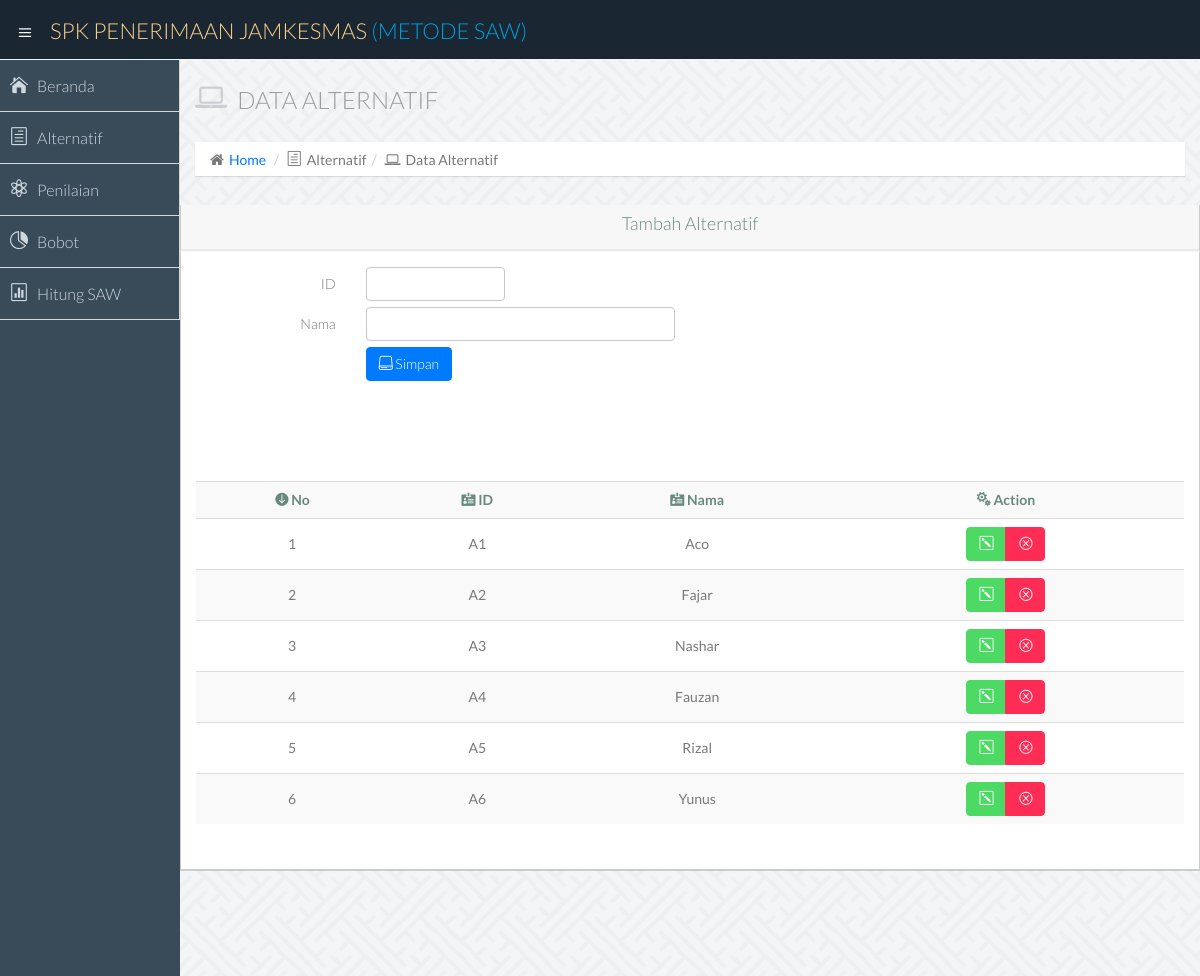
Page /kriteria.php on the committed database.
### tables this page shows
CREATE TABLE `tb_alternatif` (
  `id_alternatif` varchar(20) NOT NULL,
  `nama` varchar(35) NOT NULL
);

### kriteria.php (the view, shortened to what this page needs)
<!DOCTYPE html>
<html lang="en">
<?php
include 'koneksi.php';
?>
  <head>
    <link href="css/bootstrap.min.css" rel="stylesheet">
    <link href="css/bootstrap-theme.css" rel="stylesheet">
    <link href="css/ane.css" rel="stylesheet">
    <link href="css/elegant-icons-style.css" rel="stylesheet" />
    <link href="css/font-awesome.min.css" rel="stylesheet" />
    <link href="assets/fullcalendar/fullcalendar/bootstrap-fullcalendar.css" rel="stylesheet" />
	<link href="assets/fullcalendar/fullcalendar/fullcalendar.css" rel="stylesheet" />
    <link href="assets/jquery-easy-pie-chart/jquery.easy-pie-chart.css" rel="stylesheet" type="text/css" media="screen"/>
    <link rel="stylesheet" href="css/owl.carousel.css" type="text/css">
	<link href="css/jquery-jvectormap-1.2.2.css" rel="stylesheet">
	<link rel="stylesheet" href="css/fullcalendar.css">
	<link href="css/widgets.css" rel="stylesheet">
    <link href="css/style.css" rel="stylesheet">
    <link href="css/style-responsive.css" rel="stylesheet" />
	<link href="css/xcharts.min.css" rel=" stylesheet">
	<link href="css/jquery-ui-1.10.4.min.css" rel="stylesheet">
  </head>
  <body style="background-image: url(img/bgbg.png);">
  <section id="container" class="">
      <header class="header dark-bg">
            <div class="toggle-nav">
                <div class="icon-reorder tooltips" data-original-title="Toggle Navigation" data-placement="bottom"><i class="icon_menu"></i></div>
            </div>
            <a href="index.php" class="logo">SPK PENERIMAAN JAMKESMAS <span class="lite">(METODE SAW)</span></a>
      </header>
      <aside>
          <div id="sidebar"  class="nav-collapse ">
              <ul class="sidebar-menu">
                  <li>
                      <a class="" href="index.php">
                          <i class="icon_house"></i>
                          <span>Beranda</span>
                      </a>
                  </li>
                  <li>
                      <a class="" href="alternatif.php">
                          <i class="icon_document_alt"></i>
                          <span>Alternatif</span>
                      </a>
                  </li>
                  <li>
                      <a class="" href="penilaian.php">
                          <i class="icon_genius"></i>
                          <span>Penilaian</span>
                      </a>
                  </li>
                  <li>
                      <a class="" href="bobot.php">
                          <i class="icon_piechart"></i>
                          <span>Bobot</span>
                      </a>
                  </li>
                  <li>
                      <a class="" href="hitung_saw.php">
                          <i class="icon_datareport"></i>
                          <span>Hitung SAW</span>
                      </a>
                  </li>
              </ul>
          </div>
      </aside>
      <section id="main-content">
          <section class="wrapper">
			  <div class="row">
				<div class="col-lg-12">
					<h3 class="page-header"><i class="fa fa-laptop"></i> DATA ALTERNATIF</h3>
					<ol class="breadcrumb">
						<li><i class="fa fa-home"></i><a href="index.php">Home</a></li>
						<li><i class="icon_document_alt"></i>Alternatif</li><li><i class="fa fa-laptop"></i>Data Alternatif</li>
					</ol>
				</div>
			</div>
<div class="row">
<div class="row">
<div class="col-lg-12">
<section class="panel">
  <header class="panel-heading"><b><h4 style="line-height: 2;text-align: center;">Tambah Alternatif</h4></b>
  </header>
  <div class="panel-body">
      <div class="form">
          <form class="form-validate form-horizontal " id="register_form" method="post" action="">
            <div class="add">
                <div class="form-group">
                  <label class="control-label col-lg-2">ID</label>
                  <div class="col-lg-2">
                      <input class=" form-control" name="id_alternatif" type="text" />
                  </div><br><br>
                  <label class="control-label col-lg-2">Nama</label>
                  <div class="col-lg-4">
                      <input class=" form-control" name="nama" type="text" />
                  </div><br><br>
                  <div class="col-lg-offset-2 col-lg-3">
                      <button class="btn btn-primary" type="submit" id="simpan" name="simpan"><i class="icon_drive"></i> Simpan</button>
                      <br><br><br>
                  </div>
      </div>
  </div>
  <br><br><br>
  <div class="row">
      <div class="col-lg-12">
          <section class="panel">
              <table style="text-align: center" class="table table-striped table-advance table-hover">
               <tbody>
      <tr>
         <th style="text-align: center"><i class="arrow_down_alt"></i> No</th>
         <th style="text-align: center"><i class="icon_id-2_alt"></i> ID</th>
         <th style="text-align: center"><i class="icon_id-2_alt"></i> Nama</th>
         <th style="text-align: center"><i class="icon_cogs"></i> Action</th>
      </tr>
<?php
$b = 0;
$sql = "SELECT*FROM tb_alternatif ORDER BY id_alternatif ASC";
$hasil = $conn->query($sql);
if($hasil->num_rows > 0){
while ($row = $hasil->fetch_row()) {
?>
    <tr>
       <td><?php echo $b = $b + 1; ?></td>
       <td><?=$row[0] ?></td>
       <td><?=$row[1] ?></td>
       <td>
        <div class="btn-group">
            <a class="btn btn-success" href="alt_ubah.php?id_alternatif=<?=$row[0]?>"><i class="icon_pencil-edit_alt"></i></a>
            <a class="btn btn-danger" href="alt_hapus.php?id_alternatif=<?=$row[0]?>"><i class="icon_close_alt2"></i></a>
        </div>
        </td>
    </tr>
<?php }} ?>
               </tbody>
            </table>
          </section>
      </div>
  </div>
                      </form>
                  </div>
              </div>
          </section>
      </div>
  </div>
</div>
<br><br>
          </section>
      </section>
  </section>
  </body>
</html>

### rows in the picture
tb_alternatif: id_alternatif "A1", nama "Aco"
tb_alternatif: b "2", id_alternatif "A2", nama "Fajar"
tb_alternatif: b "3", id_alternatif "A3", nama "Nashar"
tb_alternatif: b "4", id_alternatif "A4", nama "Fauzan"
tb_alternatif: b "5", id_alternatif "A5", nama "Rizal"
tb_alternatif: b "6", id_alternatif "A6", nama "Yunus"
